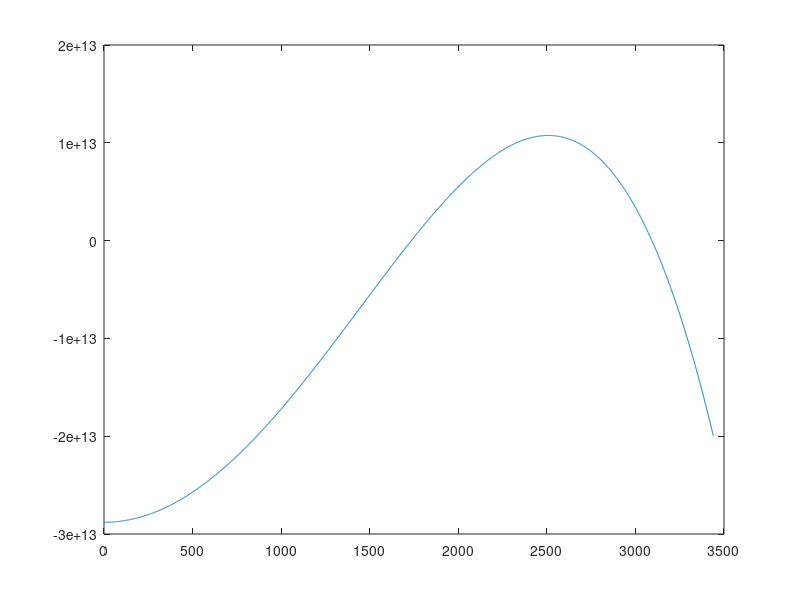

Write MATLAB code to recreate this figure.
function []=simulationFindInitialDistance()

b=1300;
R1=2500;
R2=940;

delta=(2*(R1^2+R2^2)-b^2)^2-4*(R2^2-R1^2)^2;
a1=(2*(R1^2+R2^2)-b^2+sqrt(delta))/2;
a2=(2*(R1^2+R2^2)-b^2-sqrt(delta))/2;

x1=sqrt(a1)
x2=sqrt(a2)

%x=3250;
%b_exp=sqrt(2*(R1^2+R2^2)-(x^2+((R2^2-R1^2)/x)^2))


X=[0.001:1:R1+R2];
%X=[1718:0.001:1719];
%X=[3122:0.001:3123];


n=length(X);
A=zeros(n,1);

h=@(x) -x^4+(2*(R1^2+R2^2)-b^2)*x^2-(R2^2-R1^2)^2;


for i=1:n
    A(i)=h(X(i));
end


figure;
plot(X,A);


end